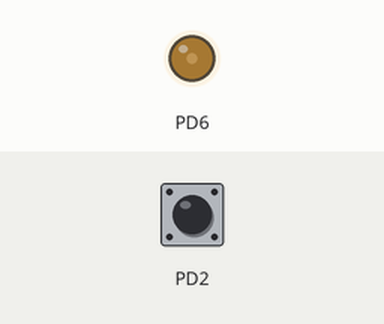
Recording of a program running on a simulated ATmega328P, built with avr-gcc and emulated at 16 MHz. Parts: output pins drawn as LEDs (lit = HIGH). Inputs (shaded band) come from the test bench; at power-on: PD2 HIGH.

Above: at 1.2 s.
1.3 s: PD2 pulled LOW for 0.15 s
At 2.1 s:
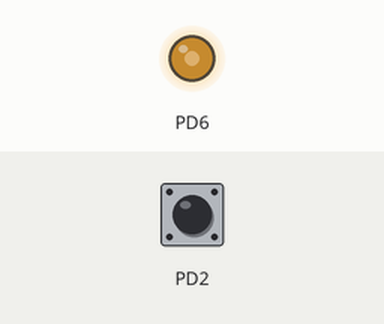
2.9 s: PD2 pulled LOW for 1 s
At 3.3 s:
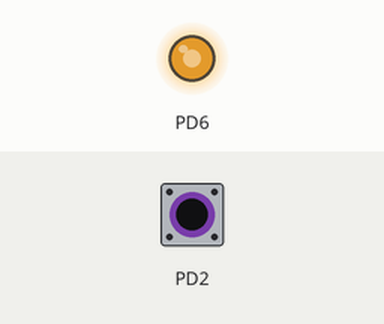
5.4 s: PD2 pulled LOW for 0.15 s
At 6.4 s:
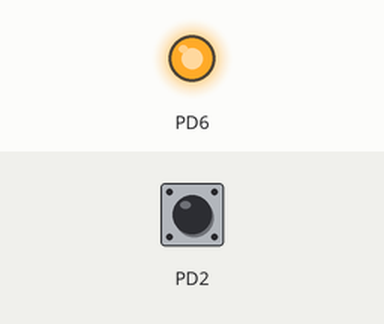
7.0 s: PD2 pulled LOW for 3.2 s
At 7.6 s:
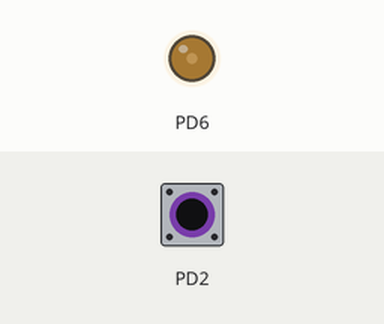
Timing chart, 0 to 10.0 s (numbered marks = the images above; inputs shaded):
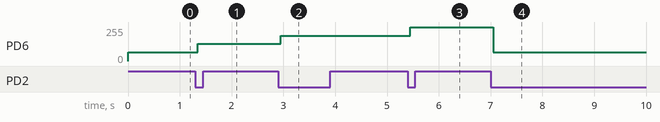

The program:

main.c
```c
/*
 * GccApplication1.c
 *
 * Created: 24-06-2026 11:00:09
 * Author : hp
 */
#define F_CPU 16000000UL

#include <avr/io.h>
#include <util/delay.h>

uint8_t duty_level = 0;


void SetDutyCycle(uint8_t level)
{
	switch(level)
	{
		case 0:
		OCR0A = 64;     // 25%
		break;

		case 1:
		OCR0A = 128;    // 50%
		break;

		case 2:
		OCR0A = 191;    // 75%
		break;

		case 3:
		OCR0A = 255;    // 100%
		break;
	}
}

int main(void)
{

	DDRD |= (1 << PORTD6);


	DDRD &= ~(1 << PORTD2);
	PORTD |= (1 << PORTD2);

	// Timer0 Fast PWM, Non-Inverting Mode
	TCCR0A = (1 << COM0A1) |
	(1 << WGM01)  |
	(1 << WGM00);

	//Prescaler = 64
	TCCR0B = (1 << CS01) |
	(1 << CS00);

	SetDutyCycle(duty_level);

	while(1)
	{
		if(!(PIND & (1 << PORTD2)))
		{
			_delay_ms(50);   // Debounce

			if(!(PIND & (1 << PORTD2)))
			{
				duty_level++;

				if(duty_level > 3)
				{
					duty_level = 0;
				}

				SetDutyCycle(duty_level);

				while(!(PIND & (1 << PORTD2)));

				_delay_ms(50);
			}
		}
	}
}
```

Measured:
- after the input at 1.3 s, PD6: 64/255 → 128/255 after 0.05 s
- after the input at 2.9 s, PD6: 128/255 → 191/255 after 0.05 s
- after the input at 5.4 s, PD6: 191/255 → 255/255 after 0.05 s
- after the input at 7.0 s, PD6: 255/255 → 64/255 after 0.05 s
